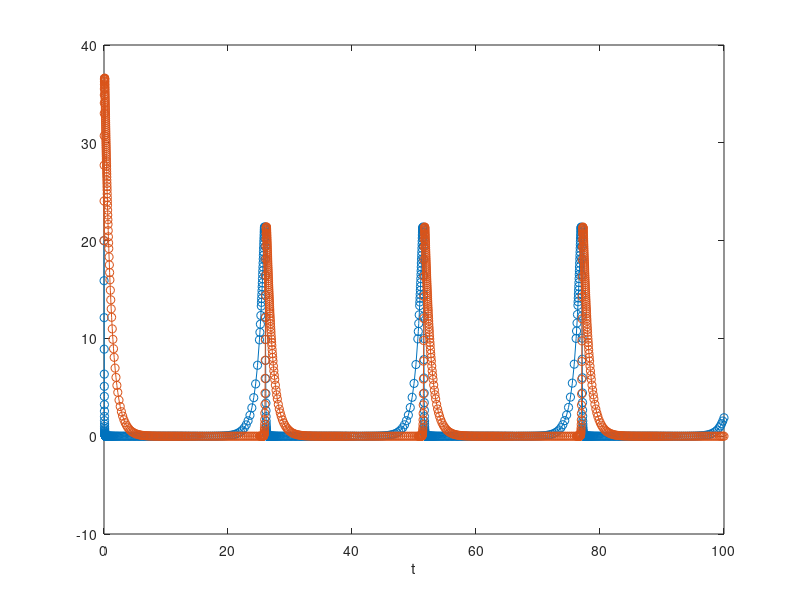

Here is the MATLAB script that generated this plot:

function LotkaVolterraODE
clear x;

% time span in weeks
tspan = [0 100];

% starting values
G = 20;
R = 20;

%F = @(t,x) [(-1 * (2 * log(2)) / N) * x(2) * x(1); ((2 * log(2)) / N) * x(2) * x(1) - (log(2)) * x(2); (log(2)) * x(2)];

% integrate with the ode solver
[t, x] = ode45(@(t, x) odef(t, x), tspan, [G R]);

% plot the results
plot(t, x,'-o')
xlabel('t'); 

function funcs = odef(t, x)

% constants
k_0 = 1;
k_r = 1;
k_rd = 1;

% Define the function on the right side of the ode
% NOTE: x(1) - G x(2) - R
funcs = zeros(2, 1);
funcs(1) = k_0 * x(1) - k_r * x(1) * x(2);
funcs(2) = k_r * x(1) * x(2) - k_rd * x(2);

